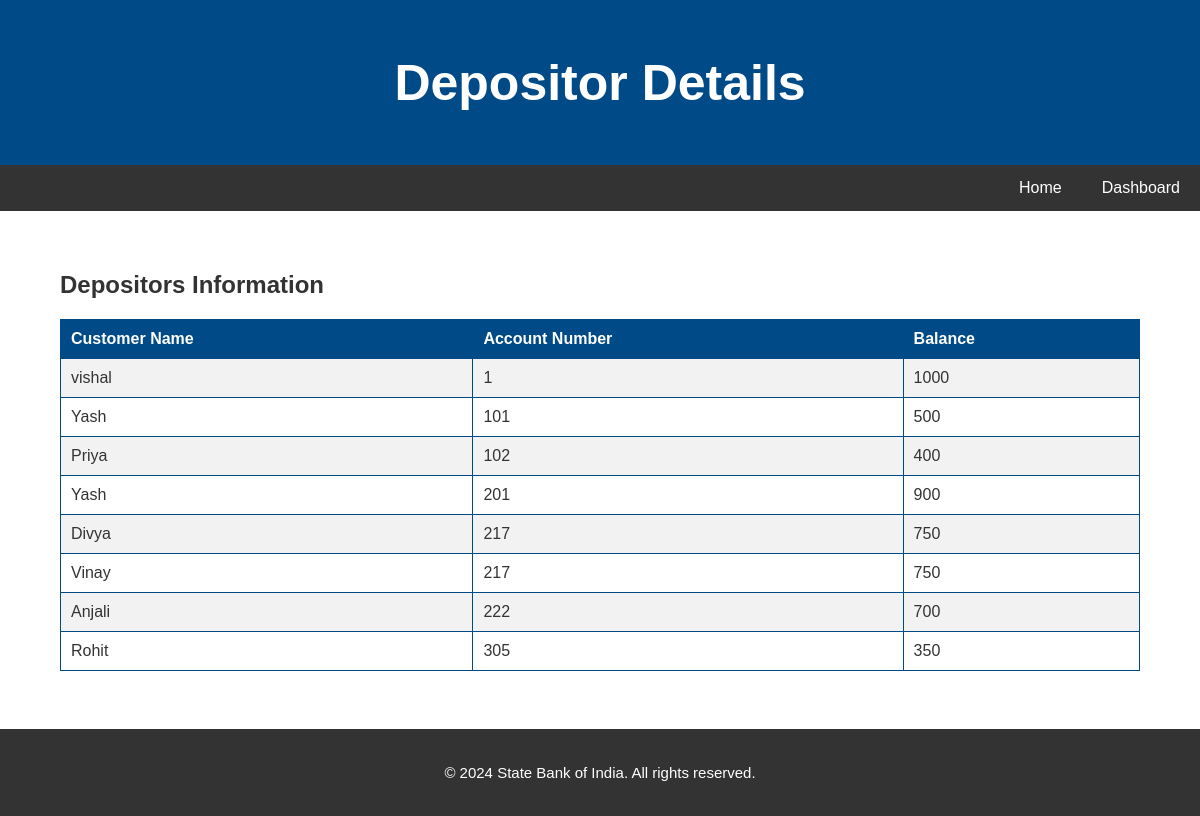
Screenshot of /depositor_detail.php (signed in) with the database file from the repository.
### tables this page shows
CREATE TABLE `depositer` (
  `customer_name` varchar(15) NOT NULL,
  `account_number` int(8) NOT NULL
);

CREATE TABLE `account` (
  `account_number` int(8) NOT NULL,
  `branch_name` varchar(15) NOT NULL,
  `balance` int(8) NOT NULL,
  `DATE` date NOT NULL
);

### depositor_detail.php (the view, shortened to what this page needs)
<?php
$link = mysqli_connect('localhost', 'root', '', '23BCS220');
$query = "SELECT depositer.customer_name,depositer.account_number , account.balance  FROM depositer JOIN account ON depositer.account_number=account.account_number;";
$result = mysqli_query($link, $query);
?>
<!DOCTYPE html>
<html lang="en">
<head>
</head>
<body>
    <header class="header">
        <h1 style="font-size: 50px;">Depositor Details</h1>
    </header>
    <nav class="nav">
        <ul>
            <li><a href="https://localhost/dbms/bank2.html">Home</a></li>
            <li><a href="https://localhost/dbms/dashboard.php">Dashboard</a></li>
        </ul>
    </nav>
    <div class="container">
        <h2>Depositors Information</h2>
        <?php if (mysqli_num_rows($result) > 0): ?>
            <table>
                <tr>
                    <th>Customer Name</th>
                    <th>Account Number</th>
                    <th>Balance</th>
                </tr>
                <?php while ($row = mysqli_fetch_assoc($result)): ?>
                <tr>
                    <td><?php echo htmlspecialchars($row['customer_name']); ?></td>
                    <td><?php echo htmlspecialchars($row['account_number']); ?></td>
                    <td><?php echo htmlspecialchars($row['balance']); ?></td>
                </tr>
                <?php endwhile; ?>
            </table>
        <?php else: ?>
            <p>No depositors found.</p>
        <?php endif; ?>
    </div>
    <br>
    <footer class="footer">
        <p>© 2024 State Bank of India. All rights reserved.</p>
    </footer>
</body>
</html>

### depositor_detail.php (style rules this page uses)
body { font-family: 'Arial', sans-serif; margin: 0; padding: 0; color: #333; }
.header, .footer { background-color: #004B87; color: #fff; text-align: center; padding: 20px; }
.nav { background-color: #333; overflow: hidden; }
.nav ul { list-style-type: none; margin: 0; padding: 0; display: flex; justify-content: flex-end; }
.nav ul li { padding: 14px 20px; }
.nav ul li a { color: white; text-align: center; text-decoration: none; display: block; }
.container { padding: 40px 5%; }
table { width: 100%; border-collapse: collapse; margin-top: 20px; }
th, td { border: 1px solid #004B87; padding: 10px; text-align: left; }
th { background-color: #004B87; color: white; }
tr:nth-child(even) { background-color: #f2f2f2; }
.footer { padding: 20px; background-color: #333; color: white; text-align: center; font-size: 15px; }

### rows the page displays
depositer: customer_name "vishal", account_number "1", account_number.balance "1000"
depositer: customer_name "Yash", account_number "101", account_number.balance "500"
depositer: customer_name "Priya", account_number "102", account_number.balance "400"
depositer: customer_name "Yash", account_number "201", account_number.balance "900"
depositer: customer_name "Divya", account_number "217", account_number.balance "750"
depositer: customer_name "Vinay", account_number "217", account_number.balance "750"
depositer: customer_name "Anjali", account_number "222", account_number.balance "700"
depositer: customer_name "Rohit", account_number "305", account_number.balance "350"
